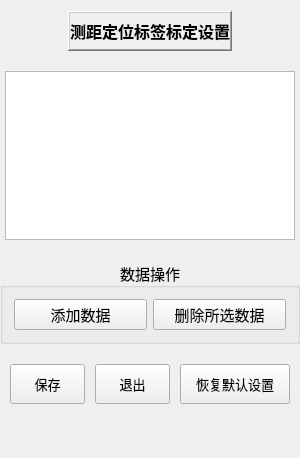
<?xml version="1.0" encoding="UTF-8"?>
<ui version="4.0">
 <class>QScaleSetting</class>
 <widget class="QWidget" name="QScaleSetting">
  <property name="geometry">
   <rect>
    <x>0</x>
    <y>0</y>
    <width>300</width>
    <height>458</height>
   </rect>
  </property>
  <property name="sizePolicy">
   <sizepolicy hsizetype="Fixed" vsizetype="Preferred">
    <horstretch>0</horstretch>
    <verstretch>0</verstretch>
   </sizepolicy>
  </property>
  <property name="minimumSize">
   <size>
    <width>300</width>
    <height>100</height>
   </size>
  </property>
  <property name="maximumSize">
   <size>
    <width>300</width>
    <height>2000</height>
   </size>
  </property>
  <property name="baseSize">
   <size>
    <width>300</width>
    <height>400</height>
   </size>
  </property>
  <property name="focusPolicy">
   <enum>Qt::StrongFocus</enum>
  </property>
  <property name="windowTitle">
   <string>距离尺度标定设置</string>
  </property>
  <layout class="QVBoxLayout" name="verticalLayout">
   <property name="spacing">
    <number>20</number>
   </property>
   <property name="leftMargin">
    <number>0</number>
   </property>
   <property name="rightMargin">
    <number>0</number>
   </property>
   <item alignment="Qt::AlignHCenter">
    <widget class="QLabel" name="label">
     <property name="sizePolicy">
      <sizepolicy hsizetype="Fixed" vsizetype="Fixed">
       <horstretch>0</horstretch>
       <verstretch>0</verstretch>
      </sizepolicy>
     </property>
     <property name="minimumSize">
      <size>
       <width>0</width>
       <height>40</height>
      </size>
     </property>
     <property name="maximumSize">
      <size>
       <width>16777215</width>
       <height>40</height>
      </size>
     </property>
     <property name="font">
      <font>
       <family>宋体</family>
       <pointsize>12</pointsize>
       <weight>75</weight>
       <bold>true</bold>
      </font>
     </property>
     <property name="frameShape">
      <enum>QFrame::WinPanel</enum>
     </property>
     <property name="frameShadow">
      <enum>QFrame::Raised</enum>
     </property>
     <property name="text">
      <string>测距定位标签标定设置</string>
     </property>
     <property name="alignment">
      <set>Qt::AlignCenter</set>
     </property>
    </widget>
   </item>
   <item alignment="Qt::AlignHCenter">
    <widget class="QTableView" name="tableView">
     <property name="sizePolicy">
      <sizepolicy hsizetype="Fixed" vsizetype="Preferred">
       <horstretch>0</horstretch>
       <verstretch>0</verstretch>
      </sizepolicy>
     </property>
     <property name="minimumSize">
      <size>
       <width>290</width>
       <height>0</height>
      </size>
     </property>
     <property name="maximumSize">
      <size>
       <width>290</width>
       <height>2000</height>
      </size>
     </property>
     <property name="sizeIncrement">
      <size>
       <width>0</width>
       <height>300</height>
      </size>
     </property>
     <property name="baseSize">
      <size>
       <width>300</width>
       <height>400</height>
      </size>
     </property>
     <property name="font">
      <font>
       <pointsize>12</pointsize>
      </font>
     </property>
     <property name="focusPolicy">
      <enum>Qt::StrongFocus</enum>
     </property>
     <property name="frameShape">
      <enum>QFrame::StyledPanel</enum>
     </property>
     <property name="frameShadow">
      <enum>QFrame::Sunken</enum>
     </property>
     <property name="sizeAdjustPolicy">
      <enum>QAbstractScrollArea::AdjustToContents</enum>
     </property>
     <property name="editTriggers">
      <set>QAbstractItemView::DoubleClicked|QAbstractItemView::EditKeyPressed</set>
     </property>
     <property name="selectionMode">
      <enum>QAbstractItemView::ExtendedSelection</enum>
     </property>
     <attribute name="horizontalHeaderDefaultSectionSize">
      <number>144</number>
     </attribute>
     <attribute name="verticalHeaderVisible">
      <bool>false</bool>
     </attribute>
     <attribute name="verticalHeaderMinimumSectionSize">
      <number>30</number>
     </attribute>
    </widget>
   </item>
   <item>
    <widget class="QGroupBox" name="groupBox">
     <property name="sizePolicy">
      <sizepolicy hsizetype="Preferred" vsizetype="Fixed">
       <horstretch>0</horstretch>
       <verstretch>0</verstretch>
      </sizepolicy>
     </property>
     <property name="font">
      <font>
       <family>黑体</family>
       <pointsize>11</pointsize>
       <weight>50</weight>
       <italic>false</italic>
       <bold>false</bold>
      </font>
     </property>
     <property name="focusPolicy">
      <enum>Qt::TabFocus</enum>
     </property>
     <property name="title">
      <string>数据操作</string>
     </property>
     <property name="alignment">
      <set>Qt::AlignCenter</set>
     </property>
     <layout class="QHBoxLayout" name="horizontalLayout_2">
      <item>
       <widget class="QPushButton" name="pushButton_addData">
        <property name="text">
         <string>添加数据</string>
        </property>
       </widget>
      </item>
      <item>
       <widget class="QPushButton" name="pushButton_deleteData">
        <property name="text">
         <string>删除所选数据</string>
        </property>
       </widget>
      </item>
     </layout>
    </widget>
   </item>
   <item>
    <layout class="QHBoxLayout" name="horizontalLayout">
     <property name="spacing">
      <number>10</number>
     </property>
     <property name="leftMargin">
      <number>10</number>
     </property>
     <property name="rightMargin">
      <number>10</number>
     </property>
     <item>
      <widget class="QPushButton" name="pushButton_save">
       <property name="sizePolicy">
        <sizepolicy hsizetype="MinimumExpanding" vsizetype="Fixed">
         <horstretch>0</horstretch>
         <verstretch>0</verstretch>
        </sizepolicy>
       </property>
       <property name="minimumSize">
        <size>
         <width>30</width>
         <height>40</height>
        </size>
       </property>
       <property name="baseSize">
        <size>
         <width>60</width>
         <height>20</height>
        </size>
       </property>
       <property name="font">
        <font>
         <family>宋体</family>
         <pointsize>10</pointsize>
        </font>
       </property>
       <property name="text">
        <string>保存</string>
       </property>
      </widget>
     </item>
     <item>
      <widget class="QPushButton" name="pushButton_cancel">
       <property name="sizePolicy">
        <sizepolicy hsizetype="MinimumExpanding" vsizetype="Fixed">
         <horstretch>0</horstretch>
         <verstretch>0</verstretch>
        </sizepolicy>
       </property>
       <property name="minimumSize">
        <size>
         <width>40</width>
         <height>40</height>
        </size>
       </property>
       <property name="font">
        <font>
         <family>宋体</family>
         <pointsize>10</pointsize>
        </font>
       </property>
       <property name="text">
        <string>退出</string>
       </property>
      </widget>
     </item>
     <item>
      <widget class="QPushButton" name="pushButton_default">
       <property name="sizePolicy">
        <sizepolicy hsizetype="MinimumExpanding" vsizetype="Fixed">
         <horstretch>0</horstretch>
         <verstretch>0</verstretch>
        </sizepolicy>
       </property>
       <property name="minimumSize">
        <size>
         <width>110</width>
         <height>40</height>
        </size>
       </property>
       <property name="font">
        <font>
         <family>宋体</family>
         <pointsize>10</pointsize>
        </font>
       </property>
       <property name="text">
        <string>恢复默认设置</string>
       </property>
      </widget>
     </item>
    </layout>
   </item>
   <item>
    <spacer name="verticalSpacer">
     <property name="orientation">
      <enum>Qt::Vertical</enum>
     </property>
     <property name="sizeType">
      <enum>QSizePolicy::Preferred</enum>
     </property>
     <property name="sizeHint" stdset="0">
      <size>
       <width>20</width>
       <height>43</height>
      </size>
     </property>
    </spacer>
   </item>
  </layout>
 </widget>
 <layoutdefault spacing="6" margin="11"/>
 <resources/>
 <connections/>
</ui>
